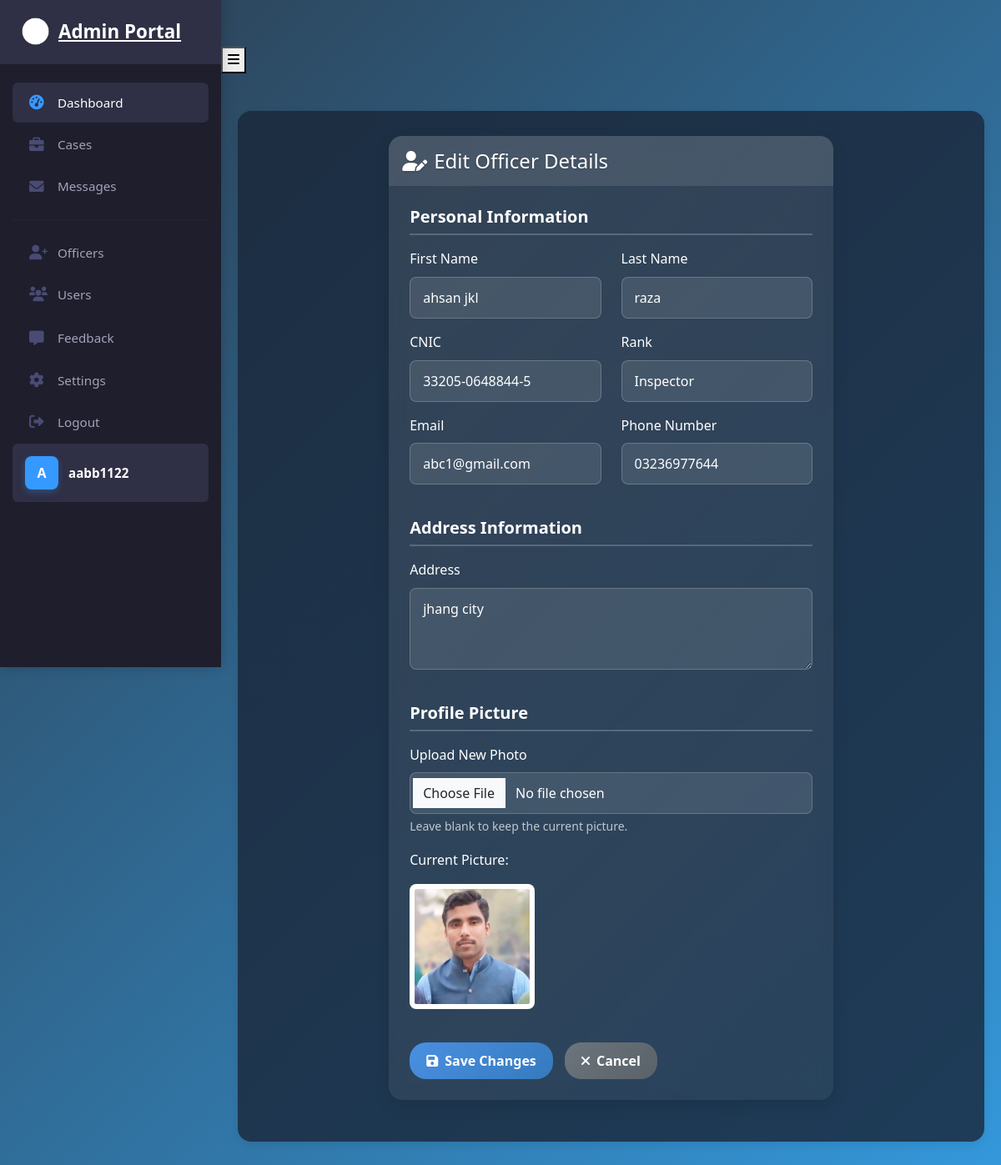
/cadmin/edit-officer/7/ (signed in), run on an earlier commit of the app's database.
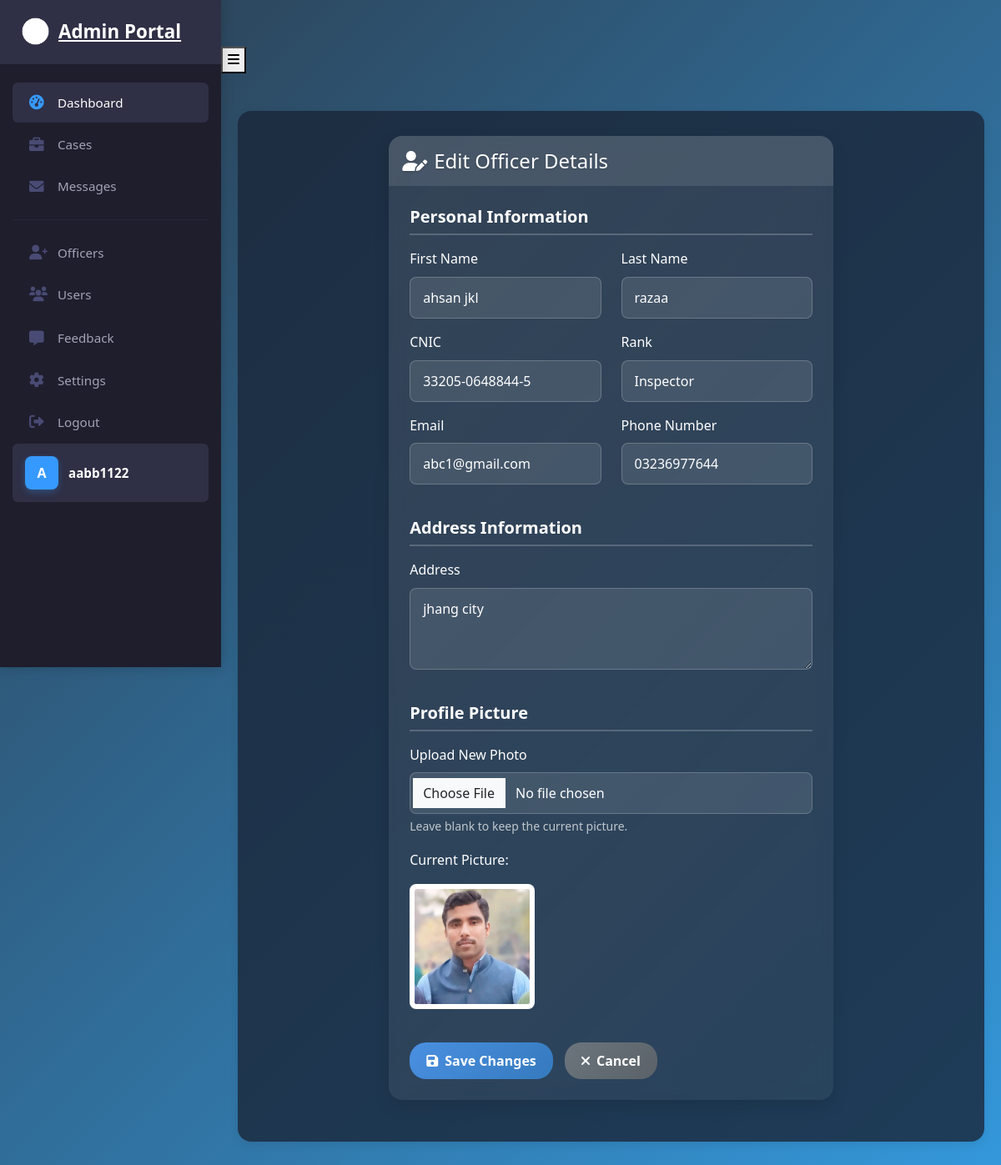
And on a later commit of the database.
### frontend/models.py (models this page shows, shortened)
class User(AbstractUser):
    USER_TYPE_CHOICES = (
        ('user', 'Regular User'),
        ('officer', 'Police Officer'),
        ('admin', 'Admin'),
    )
    RANK_CHOICES = (
        ('IGP', 'Inspector General of Police (IGP)'),
        ('DIG', 'Deputy Inspector General (DIG)'),
        ('SSP', 'Senior Superintendent of Police (SSP)'),
        ('SP', 'Superintendent of Police (SP)'),
        ('DSP', 'Deputy Superintendent of Police (DSP)'),
        ('ASP', 'Assistant Superintendent of Police (ASP)'),
        ('Inspector', 'Inspector'),
        ('SI', 'Sub-Inspector (SI)'),
        ('ASI', 'Assistant Sub-Inspector (ASI)'),
        ('HC', 'Head Constable (HC)'),
        ('Constable', 'Constable'),
    )
    user_type = models.CharField(max_length=10, choices=USER_TYPE_CHOICES, default='user')
    phone_number = models.CharField(max_length=15, blank=True)
    address = models.TextField(blank=True)
    profile_picture = models.ImageField(upload_to='profile_pictures/', blank=True, null=True)
    date_of_birth = models.DateField(null=True, blank=True)
    is_verified = models.BooleanField(default=False)
    created_at = models.DateTimeField(auto_now_add=True)
    updated_at = models.DateTimeField(auto_now=True)
    cnic = models.CharField(max_length=15, unique=True, blank=True, null=True, help_text="Format: 12345-1234567-1")
    rank = models.CharField(max_length=20, choices=RANK_CHOICES, blank=True, null=True)
    cases_closed = models.PositiveIntegerField(default=0, help_text="Number of cases closed by this officer")
    groups = models.ManyToManyField(
        'auth.Group',
        verbose_name=_('groups'),
        blank=True,
        help_text=_(
            'The groups this user belongs to. A user will get all permissions '
            'granted to each of their groups.'
        ),
        related_name='frontend_user_set',
        related_query_name='frontend_user'
    )
    user_permissions = models.ManyToManyField(
        'auth.Permission',
        verbose_name=_('user permissions'),
        blank=True,
        help_text=_('Specific permissions for this user.'),
        related_name='frontend_user_set',
        related_query_name='frontend_user'
    )
    def is_admin(self):
        return self.user_type == 'admin' or self.is_superuser
    class Meta:
        verbose_name = _('user')
        verbose_name_plural = _('users')
        db_table = 'frontend_user'

### cadmin/views.py (the view, shortened to what this page needs)
# urls.py: path('edit-officer/<int:officer_id>/', views.edit_officer, name='edit_officer'),
@login_required(login_url='login')
@user_passes_test(is_admin, login_url='login')
def edit_officer(request, officer_id):
    officer = get_object_or_404(User, id=officer_id, user_type='officer')
    context = {
        'officer': officer
    }
    return render(request, 'edit_officer.html', context)

### cadmin/views.py (called while the page is built)
def is_admin(user):
    return user.is_admin()

### cadmin/templates/edit_officer.html (shortened to what the changed rows need)
{% extends 'base_admin.html' %}
{% load static %}
{% block content %}
<div class="container-fluid">
    <div class="row justify-content-center">
        <div class="col-md-8">
            <div class="card" style="background: linear-gradient(135deg, rgba(255, 255, 255, 0.1), rgba(255, 255, 255, 0.05)); border: none; border-radius: 16px; box-shadow: 0 8px 20px rgba(0, 0, 0, 0.1); overflow: hidden; backdrop-filter: blur(10px);">
                <div class="card-body">
                    <form method="POST" enctype="multipart/form-data">
                        <div class="row mb-4">
                            <div class="col-md-6 mb-3">
                                <label for="first_name" class="form-label" style="color: white; font-weight: 500;">First Name</label>
                                <input type="text" class="form-control" id="first_name" name="first_name" value="{{ officer.first_name }}" required style="background: rgba(255, 255, 255, 0.1); color: white; border: 1px solid rgba(255, 255, 255, 0.2); border-radius: 8px; padding: 12px 15px;">
                            </div>
                            <div class="col-md-6 mb-3">
                                <label for="last_name" class="form-label" style="color: white; font-weight: 500;">Last Name</label>
                                <input type="text" class="form-control" id="last_name" name="last_name" value="{{ officer.last_name }}" required style="background: rgba(255, 255, 255, 0.1); color: white; border: 1px solid rgba(255, 255, 255, 0.2); border-radius: 8px; padding: 12px 15px;">
                            </div>
                            <div class="col-md-6 mb-3">
                                <label for="cnic" class="form-label" style="color: white; font-weight: 500;">CNIC</label>
                                <input type="text" class="form-control" id="cnic" name="cnic" value="{{ officer.cnic }}" pattern="[0-9]{5}-[0-9]{7}-[0-9]" placeholder="12345-1234567-1" required style="background: rgba(255, 255, 255, 0.1); color: white; border: 1px solid rgba(255, 255, 255, 0.2); border-radius: 8px; padding: 12px 15px;">
                            </div>
                            <div class="col-md-6 mb-3">
                                <label for="rank" class="form-label" style="color: white; font-weight: 500;">Rank</label>
                                <select class="form-select" id="rank" name="rank" required style="background: rgba(255, 255, 255, 0.1); color: white; border: 1px solid rgba(255, 255, 255, 0.2); border-radius: 8px; padding: 12px 15px;">
                                    <option value="Inspector" {% if officer.rank == 'Inspector' %}selected{% endif %}>Inspector</option>
                                </select>
                            </div>
                            <div class="col-md-6 mb-3">
                                <label for="email" class="form-label" style="color: white; font-weight: 500;">Email</label>
                                <input type="email" class="form-control" id="email" name="email" value="{{ officer.email }}" required style="background: rgba(255, 255, 255, 0.1); color: white; border: 1px solid rgba(255, 255, 255, 0.2); border-radius: 8px; padding: 12px 15px;">
                            </div>
                            <div class="col-md-6 mb-3">
                                <label for="phone_number" class="form-label" style="color: white; font-weight: 500;">Phone Number</label>
                                <input type="tel" class="form-control" id="phone_number" name="phone_number" value="{{ officer.phone_number }}" required style="background: rgba(255, 255, 255, 0.1); color: white; border: 1px solid rgba(255, 255, 255, 0.2); border-radius: 8px; padding: 12px 15px;">
                            </div>
                        </div>
                        <div class="row mb-4">
                            <div class="col-12 mb-3">
                                <label for="address" class="form-label" style="color: white; font-weight: 500;">Address</label>
                                <textarea class="form-control" id="address" name="address" rows="3" required style="background: rgba(255, 255, 255, 0.1); color: white; border: 1px solid rgba(255, 255, 255, 0.2); border-radius: 8px; padding: 12px 15px;">{{ officer.address }}</textarea>
                            </div>
                        </div>
                        <div class="row mb-4">
                            <div class="col-12 mb-3">
                                {% if officer.profile_picture %}
                                <div class="mt-3">
                                    <p style="color: white;">Current Picture:</p>
                                    <img src="{{ officer.profile_picture.url }}" alt="Profile Picture" class="img-thumbnail" width="150" style="border: 2px solid rgba(255, 255, 255, 0.3); border-radius: 8px;">
                                </div>
                                {% endif %}
                            </div>
                        </div>
                    </form>
                </div>
            </div>
        </div>
    </div>
</div>
{% endblock %}

What changed in the data, as far as the page shows it:
changed User "ahsan jkl": last_name "raza" → "razaa"
